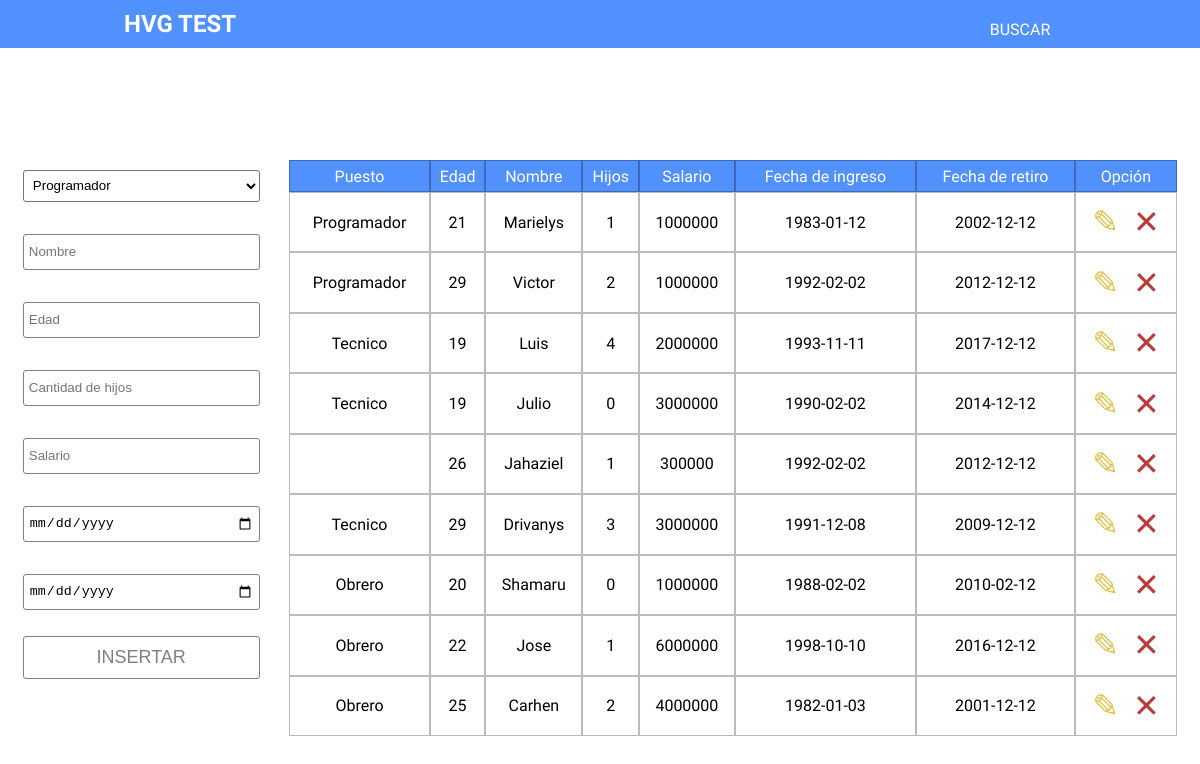
The page / on the database its author committed.
### tables this page shows
CREATE TABLE employes(
  id INT(6) AUTO_INCREMENT PRIMARY KEY,
  name VARCHAR(40) NOT NULL,
  age INT(2) NOT NULL,
  children INT(2),
  job INT(6) NOT NULL,
  data INT(6) NOT NULL,
  FOREIGN KEY (data) REFERENCES data(id),
  FOREIGN KEY (job) REFERENCES jobs(id),
  reg_date TIMESTAMP
);

CREATE TABLE data(
  id INT(6) AUTO_INCREMENT PRIMARY KEY,
  date_admission DATE NOT NULL,
  date_retirement DATE NOT NULL,
  salary INT(13) NOT NULL,
  job INT(6) NOT NULL,
  FOREIGN KEY (job) REFERENCES jobs(id),
  reg_date TIMESTAMP
);

### index.php (the view, shortened to what this page needs)
<?php include "./php/conexion.php";?>
<?php include "./php/header.php";?>
<div class="containerHvg">
    <div class="navbarHvg">
        <div class="leftNavHvg">
            <h2>HVG TEST</h2>
        </div>
        <div class="rightNavHvg">
            <a href="search_employ.php" class="link">BUSCAR</a>
        </div>
    </div>
    <div class="tablesHvg">
        <div class="contentFormHvg">
            <form action="./php/insert_employ.php" method="POST" class="formHvg">
                <select name="puesto" id="puesto">
                    <option value="1">
                        Programador
                    </option>
                </select>
                <input type="text" id="nombre" name="nombre" placeholder="Nombre">
                <input type="number" id="edad" name="edad" placeholder="Edad" />
                <input type="number" id="hijos" name="hijos" placeholder="Cantidad de hijos" />
                <input type="number" id="salario" name="salario" placeholder="Salario" />
                <input type="date" id="ingreso" name="ingreso" placeholder="Ingreso" />
                <input type="date" id="retiro" name="retiro" placeholder="Retiro" />
                <button class="btn" name="insert_employ" type="submit">INSERTAR</button>
            </form>
        </div>
        <table width="75%" cellspacing="0" cellpadding="0">
            <thead>
                <td>
                    Puesto
                </td>
                <td>
                    Edad
                </td>
                <td>
                    Nombre
                </td>
                <td>
                    Hijos
                </td>
                <td>
                    Salario
                </td>
                <td>
                    Fecha de ingreso
                </td>
                <td>
                    Fecha de retiro
                </td>
                <td>
                    Opción
                </td>
            </thead>
            <tbody>
                <?php
$query = "SELECT * FROM employes INNER JOIN data on employes.data=data.id WHERE employes.job=1 ORDER BY employes.age ASC";
$result = mysqli_query($conexion, $query);
while ($row = mysqli_fetch_array($result)) {?>
                <tr>
                    <td>
                        <?php if($row['job']==1){
                            echo "Programador"; }
                        ?>
                    </td>
                    <td>
                        <?php echo $row['age'] ?>
                    </td>
                    <td>
                        <?php echo $row['name'] ?>
                    </td>
                    <td>
                        <?php echo $row['children'] ?>
                    </td>
                    <td>
                        <?php echo $row['salary'] ?>
                    </td>
                    <td>
                        <?php echo $row['date_admission'] ?>
                    </td>
                    <td>
                        <?php echo $row['date_retirement'] ?>
                    </td>
                    <td>
                        <a href="edit_employ.php?id=<?php echo $row['id']?>" class="iconEdit" title="Editar">&#9998;</a>
                        <a href="php/delete_employ.php?id=<?php echo $row['id']?>" class="iconDelete" title="Eliminar">&#10005;</a>
                    </td>
                </tr>
                <?php }?>
                <?php
$query = "SELECT * FROM employes INNER JOIN data on employes.data=data.id WHERE employes.job=2 ORDER BY employes.age ASC";
$result = mysqli_query($conexion, $query);
while ($row = mysqli_fetch_array($result)) {?>
                <tr>
                    <td>
                        <?php if($row['job']==2){
                            echo "Tecnico"; }
                        ?>
                    </td>
                    <td>
                        <?php echo $row['age'] ?>
                    </td>
                    <td>
                        <?php echo $row['name'] ?>
                    </td>
                    <td>
                        <?php echo $row['children'] ?>
                    </td>
                    <td>
                        <?php echo $row['salary'] ?>
                    </td>
                    <td>
                        <?php echo $row['date_admission'] ?>
                    </td>
                    <td>
                        <?php echo $row['date_retirement'] ?>
                    </td>
                    <td>
                        <a href="edit_employ.php?id=<?php echo $row['id']?>" class="iconEdit" title="Editar">&#9998;</a>
                        <a href="php/delete_employ.php?id=<?php echo $row['id']?>" class="iconDelete" title="Eliminar">&#10005;</a>
                    </td>
                </tr>
                <?php }?>
                <?php
$query = "SELECT * FROM employes INNER JOIN data on employes.data=data.id WHERE employes.job=3 ORDER BY employes.age ASC";
$result = mysqli_query($conexion, $query);
while ($row = mysqli_fetch_array($result)) {?>
                <tr>
                    <td>
                        <?php if($row['job']==3){
                            echo "Obrero"; }
                        ?>
                    </td>
                    <td>
                        <?php echo $row['age'] ?>
                    </td>
                    <td>
                        <?php echo $row['name'] ?>
                    </td>
                    <td>
                        <?php echo $row['children'] ?>
                    </td>
                    <td>
                        <?php echo $row['salary'] ?>
                    </td>
                    <td>
                        <?php echo $row['date_admission'] ?>
                    </td>
                    <td>
                        <?php echo $row['date_retirement'] ?>
                    </td>
                    <td>
                        <a href="edit_employ.php?id=<?php echo $row['id']?>" class="iconEdit" title="Editar">&#9998;</a>
                        <a href="php/delete_employ.php?id=<?php echo $row['id']?>" class="iconDelete" title="Eliminar">&#10005;</a>
                    </td>
                </tr>
                <?php }?>
            </tbody>
        </table>
    </div>
</div>
<?php include "php/footer.php";?>

### php/header.php (shortened to what this page needs)
<!DOCTYPE html>
<html lang="en">
<head>
    <link rel="stylesheet" href="./css/mainHvg.css">
</head>
<body>

### php/footer.php (shortened to what this page needs)
</body>
</html>

### css/mainHvg.css (style rules this page uses)
html { font-family: 'Ubuntu'; margin-left: none; box-sizing: border-box; }
a { text-decoration: none; }
input { margin-top: 1rem; margin-bottom: 1rem; padding: 5px 5px 5px 5px; border-radius: 3px 3px 3px 3px; border: solid 1px grey; height: 1.5rem; }
select, select::-webkit-outer-spin-button { height: 2rem; margin-top: 1rem; margin-bottom: 1rem; padding: 5px 5px 5px 5px; border-radius: 3px 3px 3px 3px; background-color: transparent; }
table { padding-top: 2rem; margin-top: 2rem; border-radius: 1em; }
thead { background-color: rgb(81, 145, 253); color: #fff; text-align: center; height: 2rem; }
td { text-align: center; border: solid 0.2px rgba(0, 0, 0, 0.267); }
.btn { background-color: transparent; text-align: center; color: grey; border: solid 1px grey; padding: 10px 10px 10px 10px; border-radius: 3px 3px 3px 3px; width: 100%; margin-top: 10px; font-size: 18px; }
.link { color: #fff; text-align: center; background-color: transparent; padding: 10px 10px 10px 10px; border-radius: 3px 3px 3px 3px; border: none; width: 100%; margin-top: 10px; border: solid 1px transparent; }
.navbarHvg { position: fixed; top: 0%; left: 0%; display: flex; align-content: center; align-items: center; justify-content: space-between; flex-direction: row; width: 100%; height: 3rem; background-color: rgb(81, 145, 253); color: #fff; }
.leftNavHvg { display: flex; justify-content: space-around; align-content: center; align-items: center; justify-items: space-around; width: 30%; height: 100%; }
.rightNavHvg { display: flex; justify-content: space-around; align-content: center; align-items: center; justify-items: space-around; width: 30%; height: 100%; }
.tablesHvg { display: flex; justify-content: space-around; align-content: center; flex-direction: row; margin-bottom: 3rem; margin-top: 6rem; width: 100%; height: 40rem; }
.contentFormHvg { width: 20%; height: 100%; flex-direction: column; }
.formHvg { display: flex; justify-content: center; align-content: center; flex-direction: column; width: 100%; height: 100%; }
.iconDelete { font-size: 2rem; color: rgb(185, 59, 59); cursor: pointer; margin-left: 5px; }
.iconEdit { font-size: 2rem; color: rgb(222, 192, 71); cursor: pointer; margin-right: 5px; }

### rows shown on the page
employes: age "21", name "Marielys", children "1", data.salary "1000000", data.date_admission "1983-01-12", data.date_retirement "2002-12-12"
employes: age "29", name "Victor", children "2", data.salary "1000000", data.date_admission "1992-02-02", data.date_retirement "2012-12-12"
employes: shows "Tecnico", age "19", name "Luis", children "4", data.salary "2000000", data.date_admission "1993-11-11", data.date_retirement "2017-12-12"
employes: shows "Tecnico", age "19", name "Julio", children "0", data.salary "3000000", data.date_admission "1990-02-02", data.date_retirement "2014-12-12"
employes: age "26", name "Jahaziel", children "1", data.salary "300000", data.date_admission "1992-02-02", data.date_retirement "2012-12-12"
employes: shows "Tecnico", age "29", name "Drivanys", children "3", data.salary "3000000", data.date_admission "1991-12-08", data.date_retirement "2009-12-12"
employes: age "20", name "Shamaru", children "0", data.salary "1000000", data.date_admission "1988-02-02", data.date_retirement "2010-02-12"
employes: age "22", name "Jose", children "1", data.salary "6000000", data.date_admission "1998-10-10", data.date_retirement "2016-12-12"
employes: age "25", name "Carhen", children "2", data.salary "4000000", data.date_admission "1982-01-03", data.date_retirement "2001-12-12"
